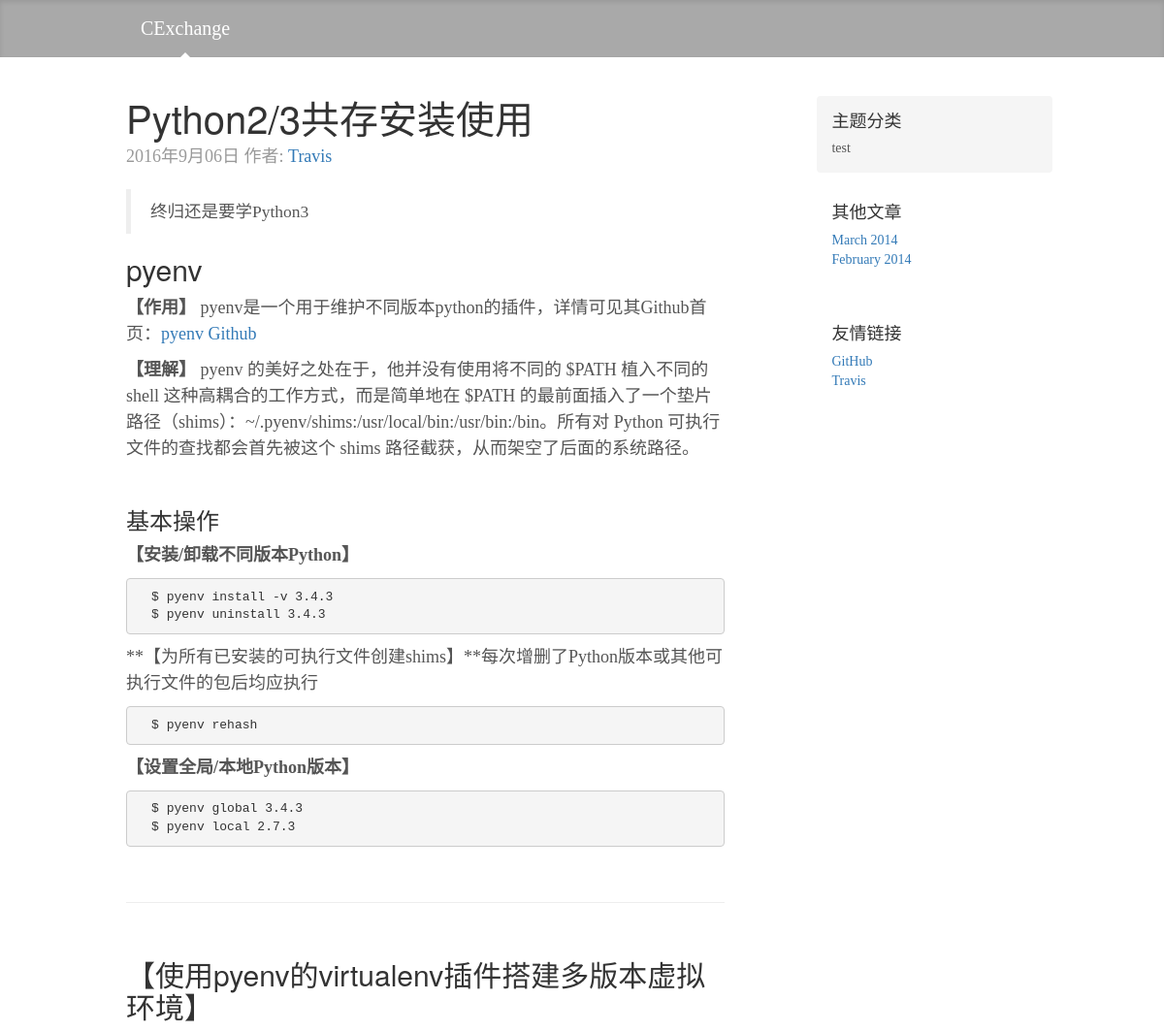
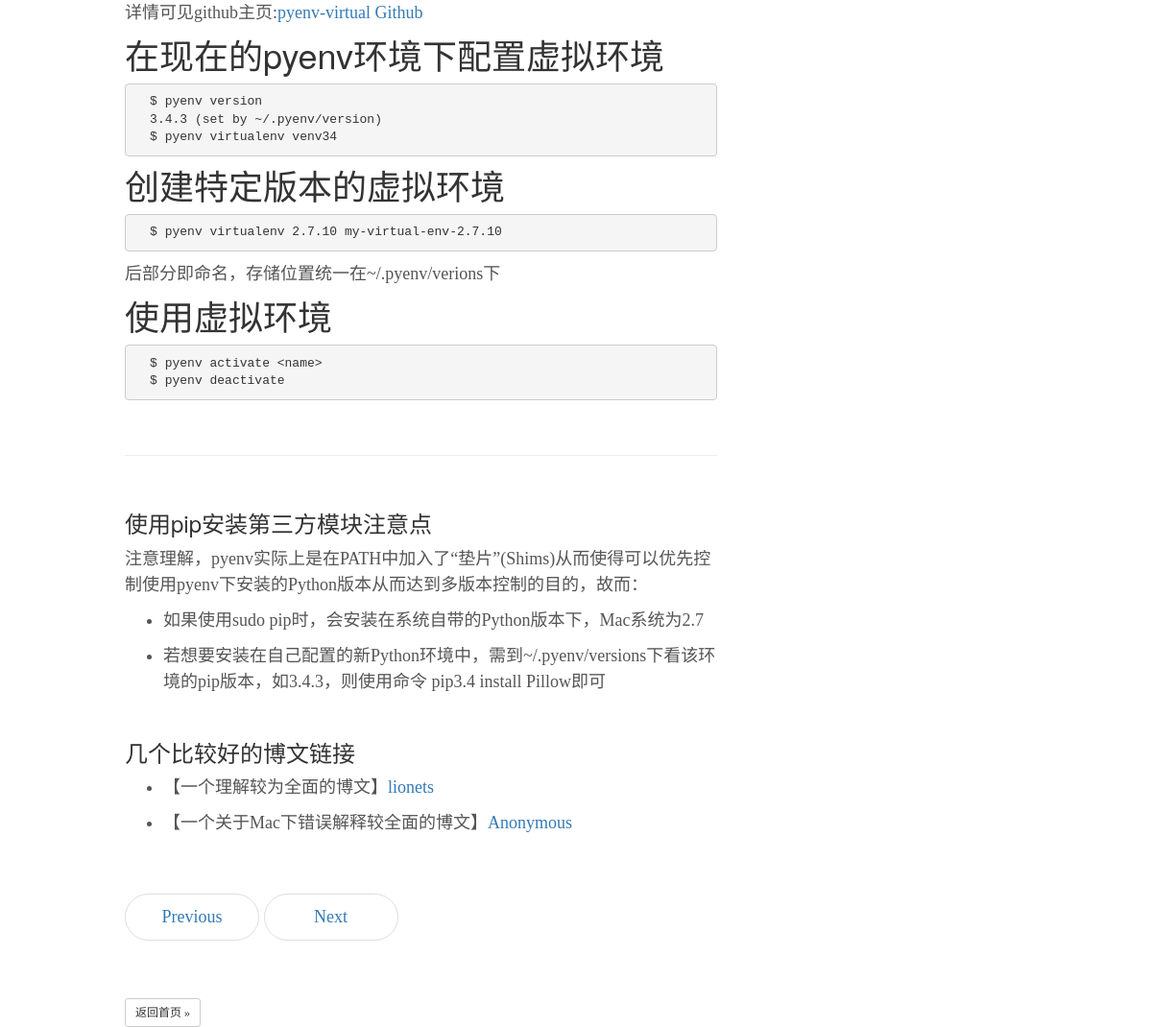
Page /article/5 on the committed database (2 pictures, top to bottom).
### Blog/models.py (models this page shows, shortened)
class Article(models.Model):
    STATUS_CHOICE = (
        ('d', 'Draft'),
        ('p', 'Published'),
    )
    title = models.CharField('标题', max_length=70)
    abstract = models.CharField('摘要', max_length=150, blank=False, null=False, help_text="必选,请勿空白")
    body = models.TextField('正文')
    title_pic = models.ImageField('题图', upload_to='pic_folder/', blank=True, null=True)
    author = models.ForeignKey('Author', verbose_name='作者', null=False)
    create_time = models.DateTimeField('创建时间', auto_now_add=True)
    last_modified_time = models.DateTimeField('创建时间', auto_now_add=True)
    views = models.PositiveIntegerField('浏览量', default=0)
    thumbs = models.PositiveIntegerField('点赞量', default=0)
    category = models.ForeignKey('Category', verbose_name='分类', null=True, on_delete=models.SET_NULL)
    class Meta:
        ordering = ['-last_modified_time']

class Author(models.Model):
    nick_name = models.CharField('昵称', max_length=20)
    def __str__(self):
        return self.nick_name

class Category(models.Model):
    genre = models.CharField('类型', max_length=20)
    def __str__(self):
        return self.genre

### Blog/views.py (the view)
# urls.py: url(r'^article/(?P<article_id>[0-9]+)$', views.ArticleDetailView.as_view(), name='detail'),
class ArticleDetailView(DetailView):
    model = Article
    template_name = 'Blog/detail.html'
    context_object_name = 'article_detail'
    pk_url_kwarg = 'article_id'
    def get_object(self, queryset=None):
        article_detail = super(ArticleDetailView, self).get_object()
        article_detail.body = markdown2.markdown(article_detail.body, extras=['fenced-code-blocks'], )
        return article_detail

### templates/Blog/detail.html (shortened to what this page needs)
{% extends 'base.html' %}
{% block content %}
    <div class="container">
      <br>
      <br>
      <div class="row">
        <div class="col-sm-8 blog-main">
          <div class="blog-post">
            <h2 class="blog-post-title">{{ article_detail.title }}</h2>
            <p class="blog-post-meta">{{ article_detail.last_modified_time|date:"Y年n月d日" }}   作者: <a href="#">{{ article_detail.author }}</a></p>
            <p> {{ article_detail.body | safe}}</p>
          </div>
          <nav>
            <ul class="pager">
              <li><a href="#">Previous</a></li>
              <li><a href="#">Next</a></li>
            </ul>
          </nav>
          <a class="btn btn-default btn-sm" href="{% url 'blog:index' %}" role="button">返回首页 &raquo;</a>
        </div>
        <div class="col-sm-3 col-sm-offset-1 blog-sidebar">
          <div class="sidebar-module sidebar-module-inset">
            <h4>主题分类</h4>
            {{ article_detail.category | safe }}
          </div>
          <div class="sidebar-module">
            <h4>其他文章</h4>
            <ol class="list-unstyled">
              <li><a href="#">March 2014</a></li>
              <li><a href="#">February 2014</a></li>
            </ol>
          </div>
          <div class="sidebar-module">
            <h4>友情链接</h4>
            <ol class="list-unstyled">
              <li><a href="https://github.com">GitHub</a></li>
              <li><a href="https://lukathis.github.io">Travis</a></li>
            </ol>
          </div>
        </div>
      </div>
    </div>
{% endblock %}

### Blog/static/css/blog.css (style rules this page uses)
body { font-family: Georgia, "Times New Roman", Times, serif; color: #555; }
h1, .h1, h2, .h2, h3, .h3, h4, .h4, h5, .h5, h6, .h6 { margin-top: 0; font-family: "Helvetica Neue", Helvetica, Arial, sans-serif; font-weight: normal; color: #333; }
@media (min-width: 1200px) { .container { width: 970px; } }
.blog-main { font-size: 18px; line-height: 1.5; }
.sidebar-module { padding: 15px; margin: 0 -15px 15px; }
.sidebar-module-inset { padding: 15px; background-color: #f5f5f5; border-radius: 4px; }
.pager { margin-bottom: 60px; text-align: left; }
.pager > li > a { width: 140px; padding: 10px 20px; text-align: center; border-radius: 30px; }
.blog-post { margin-bottom: 60px; }
.blog-post-title { margin-bottom: 5px; font-size: 40px; }
.blog-post-meta { margin-bottom: 20px; color: #999; }

### rows in the picture
Article: title "Python2/3共存安装使用", last_modified_time "2016年9月06日", author "Travis", body "终归还是要学Python3 pyenv 【作用】 pyenv是一个用于维护不同版本python的插件，详情可见其Github首页： pyenv Github 【理解】 pyenv 的美好之处在于，他并没有使用将不同的 $PATH 植入不同的 shell 这种高耦合的工作方式，而是简单地在 $PATH 的最前面插入了一个垫片路径（shims）：~/.pyenv/shims:/usr/local/bin:/usr/bin:/bin。所有对 Python 可执行文件的查找都会首先被这个 shims 路径截获，从而架空了后面的系统路径。 基本操作 【安装/卸载不同版本Python】 $ pyenv install -v 3.4.3 $ pyenv uninstall 3.4.3 **【为所有已安装的可执行文件创建shims】**每次增删了Python版本或其他可执行文件的包后均应执行 $ pyenv rehash 【设置全局/本地Python版本】 $ pyenv global 3.4.3 $ pyenv local 2.7.3 【使用pyenv的virtualenv插件搭建多版本虚拟环境】 详情可见github主页: pyenv-virtual Github 在现在的pyenv环境下配置虚拟环境 $ pyenv version 3.4.3 (set by ~/.pyenv/version) $ pyenv virtualenv venv34 创建特定版本的虚拟环境 $ pyenv virtualenv 2.7.10 my-virtual-env-2.7.10…", category "test"
